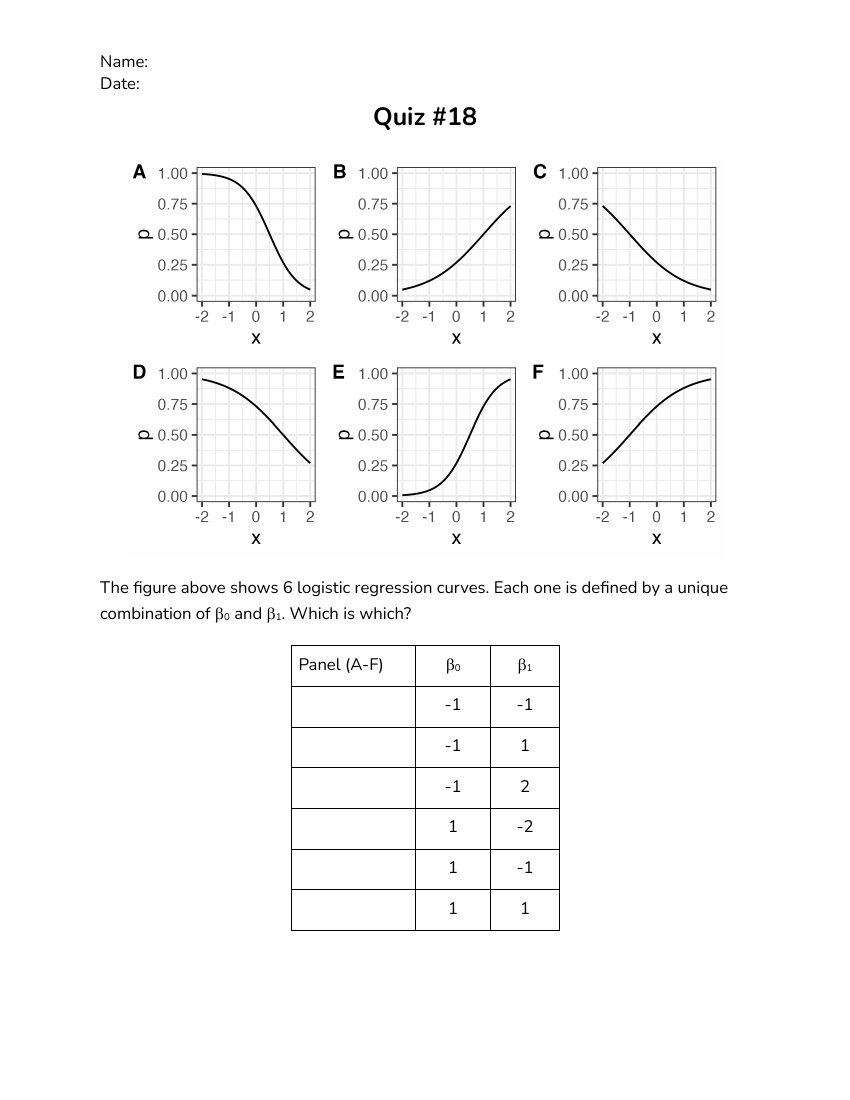

R code for this plot:
library(tidyverse)
theme_set(theme_bw(14))

plot_p <- function(beta0, beta1, x) {
  logit_p <- beta0 + beta1 * x
  p <- exp(logit_p) / (exp(logit_p) + 1)
  ggplot(tibble(x, p), aes(x, p)) +
    geom_line() +
    ylim(0, 1)
}

x <- seq(-2, 2, length.out = 1e3)

cowplot::plot_grid(
  plot_p(1, -2, x),
  plot_p(-1, 1, x),
  plot_p(-1, -1, x),
  plot_p(1, -1, x),
  plot_p(-1, 2, x),
  plot_p(1, 1, x),
  nrow = 2,
  labels = "AUTO"
)
ggsave("course-materials/quizzes/quiz18.png",
       width = 6,
       height = 4)
